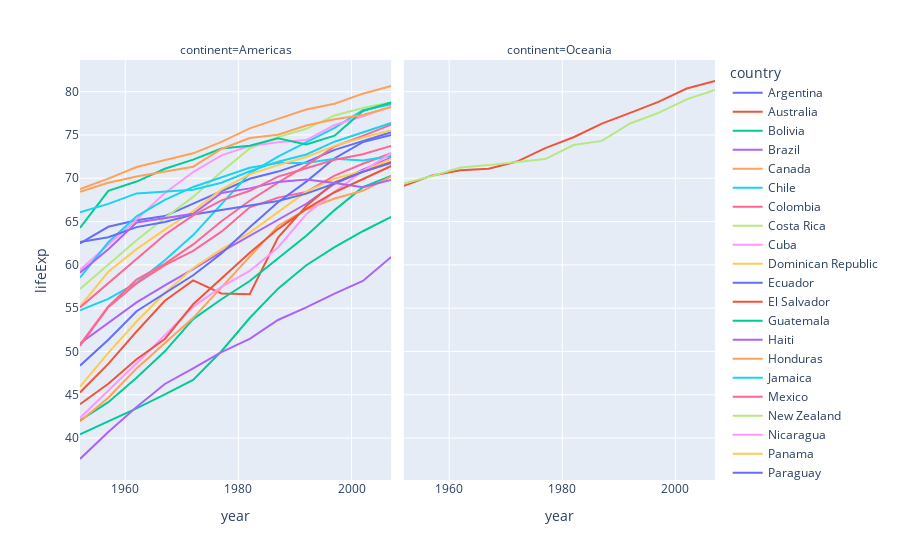

The notebook cell this image was saved under:
### Markdown cell above
We add the parameter facet_col='continent' to create facetted columns subplots
- Note in the Americas; there is a disparity in life expectancy; few countries have levels below 65 or above 75, and the majority are between these levels. Note also if all countries changed at the same rate across the years? For example, El Salvador has a different rate than the others.

### Code cell
fig = px.line(data_frame=df_facet,
             x="year", y="lifeExp", color='country', facet_col ='continent')
fig.show()

### Figure 1 — Plotly figure (JSON) as saved in the notebook; plotly's stock layout.template omitted (floating-point values rounded to 4 significant figures)
{"data": [{"hovertemplate": "country=Argentina<br>continent=Americas<br>year=%{x}<br>lifeExp=%{y}<extra></extra>", "legendgroup": "Argentina", "line": {"color": "#636efa", "dash": "solid"}, "marker": {"symbol": "circle"}, "mode": "lines", "name": "Argentina", "orientation": "v", "showlegend": true, "type": "scatter", "x": [1952, 1957, 1962, 1967, 1972, 1977, 1982, 1987, 1992, 1997, 2002, 2007], "xaxis": "x", "y": [62.48, 64.4, 65.14, 65.63, 67.06, 68.48, 69.94, 70.77, 71.87, 73.28, 74.34, 75.32], "yaxis": "y"}, {"hovertemplate": "country=Australia<br>continent=Oceania<br>year=%{x}<br>lifeExp=%{y}<extra></extra>", "legendgroup": "Australia", "line": {"color": "#EF553B", "dash": "solid"}, "marker": {"symbol": "circle"}, "mode": "lines", "name": "Australia", "orientation": "v", "showlegend": true, "type": "scatter", "x": [1952, 1957, 1962, 1967, 1972, 1977, 1982, 1987, 1992, 1997, 2002, 2007], "xaxis": "x2", "y": [69.12, 70.33, 70.93, 71.1, 71.93, 73.49, 74.74, 76.32, 77.56, 78.83, 80.37, 81.23], "yaxis": "y2"}, {"hovertemplate": "country=Bolivia<br>continent=Americas<br>year=%{x}<br>lifeExp=%{y}<extra></extra>", "legendgroup": "Bolivia", "line": {"color": "#00cc96", "dash": "solid"}, "marker": {"symbol": "circle"}, "mode": "lines", "name": "Bolivia", "orientation": "v", "showlegend": true, "type": "scatter", "x": [1952, 1957, 1962, 1967, 1972, 1977, 1982, 1987, 1992, 1997, 2002, 2007], "xaxis": "x", "y": [40.41, 41.89, 43.43, 45.03, 46.71, 50.02, 53.86, 57.25, 59.96, 62.05, 63.88, 65.55], "yaxis": "y"}, {"hovertemplate": "country=Brazil<br>continent=Americas<br>year=%{x}<br>lifeExp=%{y}<extra></extra>", "legendgroup": "Brazil", "line": {"color": "#ab63fa", "dash": "solid"}, "marker": {"symbol": "circle"}, "mode": "lines", "name": "Brazil", "orientation": "v", "showlegend": true, "type": "scatter", "x": [1952, 1957, 1962, 1967, 1972, 1977, 1982, 1987, 1992, 1997, 2002, 2007], "xaxis": "x", "y": [50.92, 53.28, 55.66, 57.63, 59.5, 61.49, 63.34, 65.2, 67.06, 69.39, 71.01, 72.39], "yaxis": "y"}, {"hovertemplate": "country=Canada<br>continent=Americas<br>year=%{x}<br>lifeExp=%{y}<extra></extra>", "legendgroup": "Canada", "line": {"color": "#FFA15A", "dash": "solid"}, "marker": {"symbol": "circle"}, "mode": "lines", "name": "Canada", "orientation": "v", "showlegend": true, "type": "scatter", "x": [1952, 1957, 1962, 1967, 1972, 1977, 1982, 1987, 1992, 1997, 2002, 2007], "xaxis": "x", "y": [68.75, 69.96, 71.3, 72.13, 72.88, 74.21, 75.76, 76.86, 77.95, 78.61, 79.77, 80.65], "yaxis": "y"}, {"hovertemplate": "country=Chile<br>continent=Americas<br>year=%{x}<br>lifeExp=%{y}<extra></extra>", "legendgroup": "Chile", "line": {"color": "#19d3f3", "dash": "solid"}, "marker": {"symbol": "circle"}, "mode": "lines", "name": "Chile", "orientation": "v", "showlegend": true, "type": "scatter", "x": [1952, 1957, 1962, 1967, 1972, 1977, 1982, 1987, 1992, 1997, 2002, 2007], "xaxis": "x", "y": [54.74, 56.07, 57.92, 60.52, 63.44, 67.05, 70.56, 72.49, 74.13, 75.82, 77.86, 78.55], "yaxis": "y"}, {"hovertemplate": "country=Colombia<br>continent=Americas<br>year=%{x}<br>lifeExp=%{y}<extra></extra>", "legendgroup": "Colombia", "line": {"color": "#FF6692", "dash": "solid"}, "marker": {"symbol": "circle"}, "mode": "lines", "name": "Colombia", "orientation": "v", "showlegend": true, "type": "scatter", "x": [1952, 1957, 1962, 1967, 1972, 1977, 1982, 1987, 1992, 1997, 2002, 2007], "xaxis": "x", "y": [50.64, 55.12, 57.86, 59.96, 61.62, 63.84, 66.65, 67.77, 68.42, 70.31, 71.68, 72.89], "yaxis": "y"}, {"hovertemplate": "country=Costa Rica<br>continent=Americas<br>year=%{x}<br>lifeExp=%{y}<extra></extra>", "legendgroup": "Costa Rica", "line": {"color": "#B6E880", "dash": "solid"}, "marker": {"symbol": "circle"}, "mode": "lines", "name": "Costa Rica", "orientation": "v", "showlegend": true, "type": "scatter", "x": [1952, 1957, 1962, 1967, 1972, 1977, 1982, 1987, 1992, 1997, 2002, 2007], "xaxis": "x", "y": [57.21, 60.03, 62.84, 65.42, 67.85, 70.75, 73.45, 74.75, 75.71, 77.26, 78.12, 78.78], "yaxis": "y"}, {"hovertemplate": "country=Cuba<br>continent=Americas<br>year=%{x}<br>lifeExp=%{y}<extra></extra>", "legendgroup": "Cuba", "line": {"color": "#FF97FF", "dash": "solid"}, "marker": {"symbol": "circle"}, "mode": "lines", "name": "Cuba", "orientation": "v", "showlegend": true, "type": "scatter", "x": [1952, 1957, 1962, 1967, 1972, 1977, 1982, 1987, 1992, 1997, 2002, 2007], "xaxis": "x", "y": [59.42, 62.33, 65.25, 68.29, 70.72, 72.65, 73.72, 74.17, 74.41, 76.15, 77.16, 78.27], "yaxis": "y"}, {"hovertemplate": "country=Dominican Republic<br>continent=Americas<br>year=%{x}<br>lifeExp=%{y}<extra></extra>", "legendgroup": "Dominican Republic", "line": {"color": "#FECB52", "dash": "solid"}, "marker": {"symbol": "circle"}, "mode": "lines", "name": "Dominican Republic", "orientation": "v", "showlegend": true, "type": "scatter", "x": [1952, 1957, 1962, 1967, 1972, 1977, 1982, 1987, 1992, 1997, 2002, 2007], "xaxis": "x", "y": [45.93, 49.83, 53.46, 56.75, 59.63, 61.79, 63.73, 66.05, 68.46, 69.96, 70.85, 72.23], "yaxis": "y"}, {"hovertemplate": "country=Ecuador<br>continent=Americas<br>year=%{x}<br>lifeExp=%{y}<extra></extra>", "legendgroup": "Ecuador", "line": {"color": "#636efa", "dash": "solid"}, "marker": {"symbol": "circle"}, "mode": "lines", "name": "Ecuador", "orientation": "v", "showlegend": true, "type": "scatter", "x": [1952, 1957, 1962, 1967, 1972, 1977, 1982, 1987, 1992, 1997, 2002, 2007], "xaxis": "x", "y": [48.36, 51.36, 54.64, 56.68, 58.8, 61.31, 64.34, 67.23, 69.61, 72.31, 74.17, 74.99], "yaxis": "y"}, {"hovertemplate": "country=El Salvador<br>continent=Americas<br>year=%{x}<br>lifeExp=%{y}<extra></extra>", "legendgroup": "El Salvador", "line": {"color": "#EF553B", "dash": "solid"}, "marker": {"symbol": "circle"}, "mode": "lines", "name": "El Salvador", "orientation": "v", "showlegend": true, "type": "scatter", "x": [1952, 1957, 1962, 1967, 1972, 1977, 1982, 1987, 1992, 1997, 2002, 2007], "xaxis": "x", "y": [45.26, 48.57, 52.31, 55.85, 58.21, 56.7, 56.6, 63.15, 66.8, 69.53, 70.73, 71.88], "yaxis": "y"}, {"hovertemplate": "country=Guatemala<br>continent=Americas<br>year=%{x}<br>lifeExp=%{y}<extra></extra>", "legendgroup": "Guatemala", "line": {"color": "#00cc96", "dash": "solid"}, "marker": {"symbol": "circle"}, "mode": "lines", "name": "Guatemala", "orientation": "v", "showlegend": true, "type": "scatter", "x": [1952, 1957, 1962, 1967, 1972, 1977, 1982, 1987, 1992, 1997, 2002, 2007], "xaxis": "x", "y": [42.02, 44.14, 46.95, 50.02, 53.74, 56.03, 58.14, 60.78, 63.37, 66.32, 68.98, 70.26], "yaxis": "y"}, {"hovertemplate": "country=Haiti<br>continent=Americas<br>year=%{x}<br>lifeExp=%{y}<extra></extra>", "legendgroup": "Haiti", "line": {"color": "#ab63fa", "dash": "solid"}, "marker": {"symbol": "circle"}, "mode": "lines", "name": "Haiti", "orientation": "v", "showlegend": true, "type": "scatter", "x": [1952, 1957, 1962, 1967, 1972, 1977, 1982, 1987, 1992, 1997, 2002, 2007], "xaxis": "x", "y": [37.58, 40.7, 43.59, 46.24, 48.04, 49.92, 51.46, 53.64, 55.09, 56.67, 58.14, 60.92], "yaxis": "y"}, {"hovertemplate": "country=Honduras<br>continent=Americas<br>year=%{x}<br>lifeExp=%{y}<extra></extra>", "legendgroup": "Honduras", "line": {"color": "#FFA15A", "dash": "solid"}, "marker": {"symbol": "circle"}, "mode": "lines", "name": "Honduras", "orientation": "v", "showlegend": true, "type": "scatter", "x": [1952, 1957, 1962, 1967, 1972, 1977, 1982, 1987, 1992, 1997, 2002, 2007], "xaxis": "x", "y": [41.91, 44.66, 48.04, 50.92, 53.88, 57.4, 60.91, 64.49, 66.4, 67.66, 68.56, 70.2], "yaxis": "y"}, {"hovertemplate": "country=Jamaica<br>continent=Americas<br>year=%{x}<br>lifeExp=%{y}<extra></extra>", "legendgroup": "Jamaica", "line": {"color": "#19d3f3", "dash": "solid"}, "marker": {"symbol": "circle"}, "mode": "lines", "name": "Jamaica", "orientation": "v", "showlegend": true, "type": "scatter", "x": [1952, 1957, 1962, 1967, 1972, 1977, 1982, 1987, 1992, 1997, 2002, 2007], "xaxis": "x", "y": [58.53, 62.61, 65.61, 67.51, 69.0, 70.11, 71.21, 71.77, 71.77, 72.26, 72.05, 72.57], "yaxis": "y"}, {"hovertemplate": "country=Mexico<br>continent=Americas<br>year=%{x}<br>lifeExp=%{y}<extra></extra>", "legendgroup": "Mexico", "line": {"color": "#FF6692", "dash": "solid"}, "marker": {"symbol": "circle"}, "mode": "lines", "name": "Mexico", "orientation": "v", "showlegend": true, "type": "scatter", "x": [1952, 1957, 1962, 1967, 1972, 1977, 1982, 1987, 1992, 1997, 2002, 2007], "xaxis": "x", "y": [50.79, 55.19, 58.3, 60.11, 62.36, 65.03, 67.41, 69.5, 71.45, 73.67, 74.9, 76.19], "yaxis": "y"}, {"hovertemplate": "country=New Zealand<br>continent=Oceania<br>year=%{x}<br>lifeExp=%{y}<extra></extra>", "legendgroup": "New Zealand", "line": {"color": "#B6E880", "dash": "solid"}, "marker": {"symbol": "circle"}, "mode": "lines", "name": "New Zealand", "orientation": "v", "showlegend": true, "type": "scatter", "x": [1952, 1957, 1962, 1967, 1972, 1977, 1982, 1987, 1992, 1997, 2002, 2007], "xaxis": "x2", "y": [69.39, 70.26, 71.24, 71.52, 71.89, 72.22, 73.84, 74.32, 76.33, 77.55, 79.11, 80.2], "yaxis": "y2"}, {"hovertemplate": "country=Nicaragua<br>continent=Americas<br>year=%{x}<br>lifeExp=%{y}<extra></extra>", "legendgroup": "Nicaragua", "line": {"color": "#FF97FF", "dash": "solid"}, "marker": {"symbol": "circle"}, "mode": "lines", "name": "Nicaragua", "orientation": "v", "showlegend": true, "type": "scatter", "x": [1952, 1957, 1962, 1967, 1972, 1977, 1982, 1987, 1992, 1997, 2002, 2007], "xaxis": "x", "y": [42.31, 45.43, 48.63, 51.88, 55.15, 57.47, 59.3, 62.01, 65.84, 68.43, 70.84, 72.9], "yaxis": "y"}, {"hovertemplate": "country=Panama<br>continent=Americas<br>year=%{x}<br>lifeExp=%{y}<extra></extra>", "legendgroup": "Panama", "line": {"color": "#FECB52", "dash": "solid"}, "marker": {"symbol": "circle"}, "mode": "lines", "name": "Panama", "orientation": "v", "showlegend": true, "type": "scatter", "x": [1952, 1957, 1962, 1967, 1972, 1977, 1982, 1987, 1992, 1997, 2002, 2007], "xaxis": "x", "y": [55.19, 59.2, 61.82, 64.07, 66.22, 68.68, 70.47, 71.52, 72.46, 73.74, 74.71, 75.54], "yaxis": "y"}, {"hovertemplate": "country=Paraguay<br>continent=Americas<br>year=%{x}<br>lifeExp=%{y}<extra></extra>", "legendgroup": "Paraguay", "line": {"color": "#636efa", "dash": "solid"}, "marker": {"symbol": "circle"}, "mode": "lines", "name": "Paraguay", "orientation": "v", "showlegend": true, "type": "scatter", "x": [1952, 1957, 1962, 1967, 1972, 1977, 1982, 1987, 1992, 1997, 2002, 2007], "xaxis": "x", "y": [62.65, 63.2, 64.36, 64.95, 65.81, 66.35, 66.87, 67.38, 68.22, 69.4, 70.75, 71.75], "yaxis": "y"}, {"hovertemplate": "country=Peru<br>continent=Americas<br>year=%{x}<br>lifeExp=%{y}<extra></extra>", "legendgroup": "Peru", "line": {"color": "#EF553B", "dash": "solid"}, "marker": {"symbol": "circle"}, "mode": "lines", "name": "Peru", "orientation": "v", "showlegend": true, "type": "scatter", "x": [1952, 1957, 1962, 1967, 1972, 1977, 1982, 1987, 1992, 1997, 2002, 2007], "xaxis": "x", "y": [43.9, 46.26, 49.1, 51.45, 55.45, 58.45, 61.41, 64.13, 66.46, 68.39, 69.91, 71.42], "yaxis": "y"}, {"hovertemplate": "country=Puerto Rico<br>continent=Americas<br>year=%{x}<br>lifeExp=%{y}<extra></extra>", "legendgroup": "Puerto Rico", "line": {"color": "#00cc96", "dash": "solid"}, "marker": {"symbol": "circle"}, "mode": "lines", "name": "Puerto Rico", "orientation": "v", "showlegend": true, "type": "scatter", "x": [1952, 1957, 1962, 1967, 1972, 1977, 1982, 1987, 1992, 1997, 2002, 2007], "xaxis": "x", "y": [64.28, 68.54, 69.62, 71.1, 72.16, 73.44, 73.75, 74.63, 73.91, 74.92, 77.78, 78.75], "yaxis": "y"}, {"hovertemplate": "country=Trinidad and Tobago<br>continent=Americas<br>year=%{x}<br>lifeExp=%{y}<extra></extra>", "legendgroup": "Trinidad and Tobago", "line": {"color": "#ab63fa", "dash": "solid"}, "marker": {"symbol": "circle"}, "mode": "lines", "name": "Trinidad and Tobago", "orientation": "v", "showlegend": true, "type": "scatter", "x": [1952, 1957, 1962, 1967, 1972, 1977, 1982, 1987, 1992, 1997, 2002, 2007], "xaxis": "x", "y": [59.1, 61.8, 64.9, 65.4, 65.9, 68.3, 68.83, 69.58, 69.86, 69.47, 68.98, 69.82], "yaxis": "y"}, {"hovertemplate": "country=United States<br>continent=Americas<br>year=%{x}<br>lifeExp=%{y}<extra></extra>", "legendgroup": "United States", "line": {"color": "#FFA15A", "dash": "solid"}, "marker": {"symbol": "circle"}, "mode": "lines", "name": "United States", "orientation": "v", "showlegend": true, "type": "scatter", "x": [1952, 1957, 1962, 1967, 1972, 1977, 1982, 1987, 1992, 1997, 2002, 2007], "xaxis": "x", "y": [68.44, 69.49, 70.21, 70.76, 71.34, 73.38, 74.65, 75.02, 76.09, 76.81, 77.31, 78.24], "yaxis": "y"}, {"hovertemplate": "country=Uruguay<br>continent=Americas<br>year=%{x}<br>lifeExp=%{y}<extra></extra>", "legendgroup": "Uruguay", "line": {"color": "#19d3f3", "dash": "solid"}, "marker": {"symbol": "circle"}, "mode": "lines", "name": "Uruguay", "orientation": "v", "showlegend": true, "type": "scatter", "x": [1952, 1957, 1962, 1967, 1972, 1977, 1982, 1987, 1992, 1997, 2002, 2007], "xaxis": "x", "y": [66.07, 67.04, 68.25, 68.47, 68.67, 69.48, 70.81, 71.92, 72.75, 74.22, 75.31, 76.38], "yaxis": "y"}, {"hovertemplate": "country=Venezuela<br>continent=Americas<br>year=%{x}<br>lifeExp=%{y}<extra></extra>", "legendgroup": "Venezuela", "line": {"color": "#FF6692", "dash": "solid"}, "marker": {"symbol": "circle"}, "mode": "lines", "name": "Venezuela", "orientation": "v", "showlegend": true, "type": "scatter", "x": [1952, 1957, 1962, 1967, 1972, 1977, 1982, 1987, 1992, 1997, 2002, 2007], "xaxis": "x", "y": [55.09, 57.91, 60.77, 63.48, 65.71, 67.46, 68.56, 70.19, 71.15, 72.15, 72.77, 73.75], "yaxis": "y"}], "layout": {"annotations": [{"font": {}, "showarrow": false, "text": "continent=Americas", "x": 0.245, "xanchor": "center", "xref": "paper", "y": 1, "yanchor": "bottom", "yref": "paper"}, {"font": {}, "showarrow": false, "text": "continent=Oceania", "x": 0.755, "xanchor": "center", "xref": "paper", "y": 1, "yanchor": "bottom", "yref": "paper"}], "legend": {"title": {"text": "country"}, "tracegroupgap": 0}, "margin": {"t": 60}, "xaxis": {"anchor": "y", "domain": [0, 0.49], "title": {"text": "year"}}, "xaxis2": {"anchor": "y2", "domain": [0.51, 1], "matches": "x", "title": {"text": "year"}}, "yaxis": {"anchor": "x", "domain": [0, 1], "title": {"text": "lifeExp"}}, "yaxis2": {"anchor": "x2", "domain": [0, 1], "matches": "y", "showticklabels": false}}}
